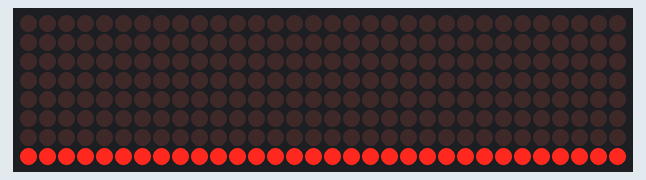
Simulated run of this sketch. Board: Arduino Uno, built with avr-gcc and run on an emulated ATmega328P. On the bench: 32×8 LED matrix.

Above: at 0.1 s.
At 0.6 s:
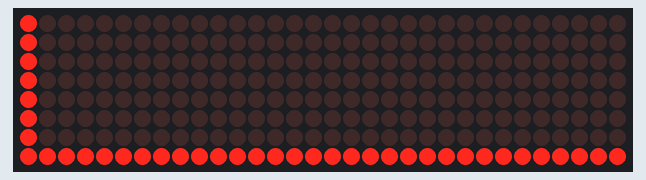
At 1.1 s:
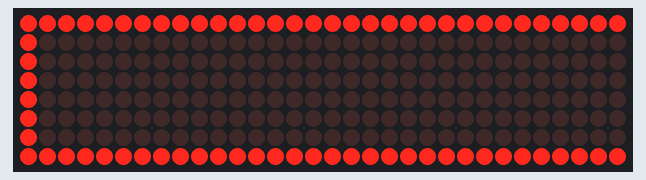
At 1.6 s:
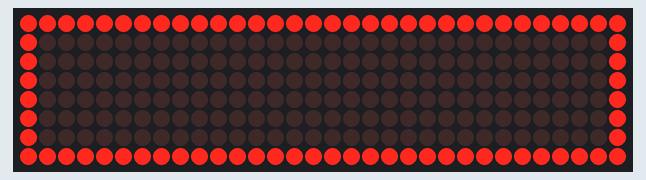
At 2.1 s:
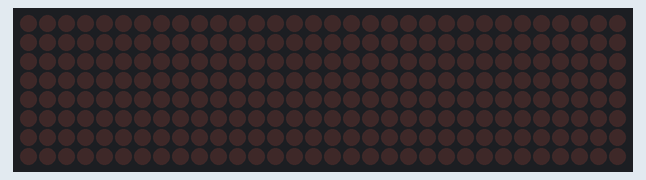

The sketch:

led_matrix_6.2.ino
```cpp
#include "LedControl.h"
LedControl lc=LedControl(2,5,3,4);

unsigned long delayTime=200;  // Delay between Frames
int i=0,j=0;
int x,z,y,k=0;

const long interval = 1000;

void setup()
{
  lc.shutdown(0,false);  // Wake up displays
  lc.shutdown(1,false);
  lc.shutdown(2,false);  // Wake up displays
  lc.shutdown(3,false);
  lc.setIntensity(0,5);  // Set intensity levels
  lc.setIntensity(1,5);
  lc.setIntensity(2,5);  // Set intensity levels
  lc.setIntensity(3,5);

}
void loop()
{
  /*
  unsigned long currentMillis = millis();
  if (currentMillis - previousMillis <= t1)
  {
      previousMillis = currentMillis;
      currentMillis = millis();
      side_1();
  }
  else if (currentMillis - previousMillis <= t2)
  {
    previousMillis = currentMillis;
    currentMillis = millis();
    side_2();
  }
  else if (currentMillis - previousMillis <= t3)
  {
    previousMillis = currentMillis;
    currentMillis = millis();
    side_3();
  }
  else if (currentMillis - previousMillis <= t4)
  {
    previousMillis = currentMillis;
    currentMillis = millis();
    side_4();
  }
  */
   side_1();
   delay(500);
   side_2();
   delay(500);
   side_3();
   delay(500);
   side_4();
   delay(500);
   clear_all(500);


}


void side_1()
{
 i,j=0;
while(j<4)
{
  while(i<8)
  {
  lc.setLed(j,7,i,true);
   i++;
  }
  i=0;
  j++;
  }
}


void side_2()
{
  x=0;
  while(x<8)
  {
  lc.setLed(3,x,0,true);
   x++;
  }
  x=0;
}


void side_3()
{
 y=0;
while(y<4)
{
  while(z<8)
  {
  lc.setLed(y,0,z,true);
   z++;
  }
  z=0;
  y++;
}
}


void side_4()
{
  k=0;
  while(k<8)
  {
  lc.setLed(0,k,7,true);
   k++;
  }
  k=0;
}
void clear_all(int interval)
{
  lc.clearDisplay(0);  // Clear Displays
  lc.clearDisplay(1);
  lc.clearDisplay(2);  // Clear Displays
  lc.clearDisplay(3);
  delay(interval);
}
```

Measured:
- by itself, everything shown: repeats every 2.5 s, in 5 steps
- what the display in image 1 shows lasts 0.5 s, from 0.5 s to 1.0 s
